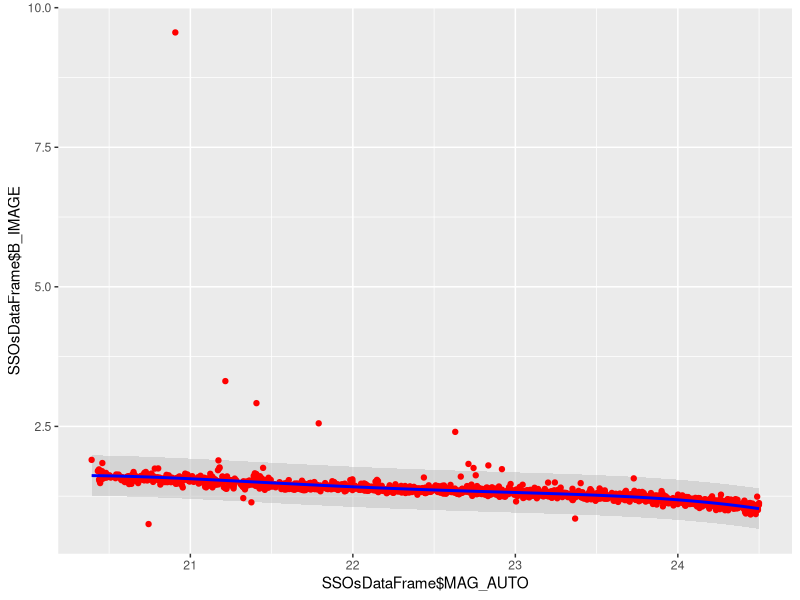

Reproduce this figure in R.
# Read CSV into R
SSOsDataFrame <- read.csv(file="ssos_2_lower_24_5.csv", header=TRUE, sep=",")
StarsDataFrame <- read.csv(file="scamp_stars.csv", header=TRUE, sep=",")

library(MASS)
library(ggplot2)
library(boot)

cv_MSE_k10 <- rep(NA,10)

for (i in 1:10) {
  modelo <- glm(B_IMAGE ~ poly(MAG_AUTO, i, raw=TRUE), data = SSOsDataFrame)
  set.seed(17)
  cv_MSE_k10[i] <- cv.glm(data = SSOsDataFrame, glmfit = modelo, K = 10)$delta[1]
}
p4 <- ggplot(data = data.frame(polinomio = 1:10, cv_MSE = cv_MSE_k10),
             aes(x = polinomio, y = cv_MSE)) +
      geom_point(colour = c("firebrick3")) +
      geom_path()
p4 <- p4 + theme(panel.grid.major = element_line(colour  =  'gray90'))
p4 <- p4 + theme(plot.title = element_text(face  =  'bold'))
p4 <- p4 + theme(panel.background = element_rect(fill  =  'gray98'))
p4 <- p4 + labs(title  =  'Test Error ~ Grado del polinomio')
p4 <- p4 + scale_x_continuous(breaks = 1:10)
# print(p4)

out <- ggplot(data = SSOsDataFrame, aes(x = MAG_AUTO, y = B_IMAGE)) +
              geom_point(color = "grey30", alpha = 0.3) + 
              geom_smooth(method = "lm", formula = y ~ poly(x, 5, raw=TRUE), color = "red") +
              labs(title = "Polinomio de grado 1: wage ~ age") +
              theme_bw() +
              theme(plot.title = element_text(hjust = 0.5))

# print(out)

# Ajuste hasta 24'5
modelo_poli5 <- lm(B_IMAGE ~ poly(MAG_AUTO, 4, raw=TRUE), data = SSOsDataFrame)
# print(summary(modelo_poli5))
# print(modelo_poli5$coefficients)

prediction.level <- 0.9
mpi <- cbind(SSOsDataFrame, predict(modelo_poli5, interval = "prediction", level = prediction.level))
out_2 <- ggplot(mpi, aes(x = SSOsDataFrame$MAG_AUTO)) +
                geom_ribbon(aes(ymin = lwr, ymax = upr), fill = "gray", alpha = 0.5) +
                geom_point(aes(y = SSOsDataFrame$B_IMAGE), color = "red") +
                # points(x = StarsDataFrame$MAG_AUTO, y = StarsDataFrame$B_IMAGE, color = "black") +
                geom_line(aes(y = fit), colour = "blue", size = 1)
# print(summary(mpi$fit))
print(out_2)

new.MAG_AUTO <- data.frame(wt=c(1.7, 2.4, 3.6))
out_3 <- predict(modelo_poli5, new_data = SSOsDataFrame$MAG_AUTO, se.fit = TRUE, scale = NULL, df = Inf,
                 interval = c("prediction"), level = prediction.level, type = c("response"))

out_matrix <- out_3$fit
fit_list <- out_matrix[, "fit"]
lwr_list <- out_matrix[, "lwr"]
upr_list <- out_matrix[, "upr"]

upr_limit = lm(upr_list ~ poly(SSOsDataFrame$MAG_AUTO, 4, raw=TRUE))
# print(upr_limit$coefficients)
lwr_limit = lm(lwr_list ~ poly(SSOsDataFrame$MAG_AUTO, 4, raw=TRUE))
print(lwr_limit$coefficients)
# plot(SSOsDataFrame$MAG_AUTO, lwr_list)
